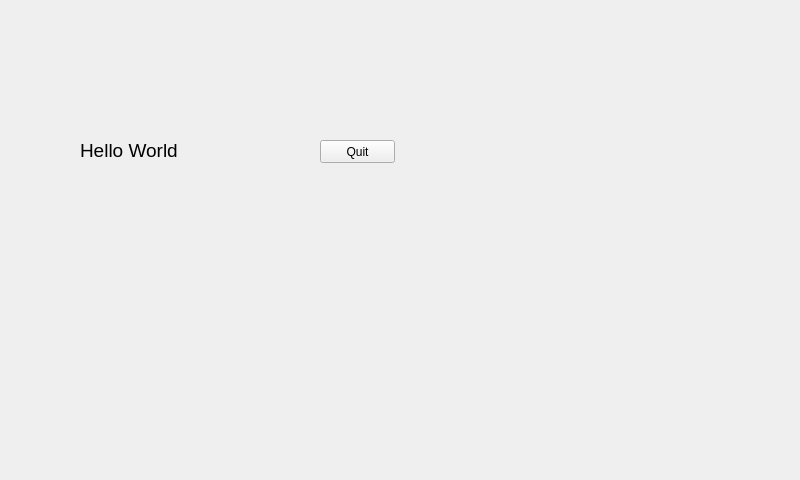
<?xml version="1.0" encoding="UTF-8"?>
<ui version="4.0">
 <class>MainWindow</class>
 <widget class="QMainWindow" name="MainWindow">
  <property name="geometry">
   <rect>
    <x>0</x>
    <y>0</y>
    <width>800</width>
    <height>480</height>
   </rect>
  </property>
  <property name="windowTitle">
   <string>MainWindow</string>
  </property>
  <widget class="QWidget" name="centralWidget">
   <widget class="QLabel" name="label">
    <property name="geometry">
     <rect>
      <x>80</x>
      <y>110</y>
      <width>211</width>
      <height>81</height>
     </rect>
    </property>
    <property name="font">
     <font>
      <pointsize>14</pointsize>
     </font>
    </property>
    <property name="text">
     <string>Hello World</string>
    </property>
   </widget>
   <widget class="QPushButton" name="pushButton">
    <property name="geometry">
     <rect>
      <x>320</x>
      <y>140</y>
      <width>75</width>
      <height>23</height>
     </rect>
    </property>
    <property name="text">
     <string>Quit</string>
    </property>
   </widget>
  </widget>
 </widget>
 <layoutdefault spacing="6" margin="11"/>
 <resources/>
 <connections>
  <connection>
   <sender>pushButton</sender>
   <signal>clicked()</signal>
   <receiver>MainWindow</receiver>
   <slot>close()</slot>
   <hints>
    <hint type="sourcelabel">
     <x>357</x>
     <y>151</y>
    </hint>
    <hint type="destinationlabel">
     <x>399</x>
     <y>239</y>
    </hint>
   </hints>
  </connection>
 </connections>
</ui>
